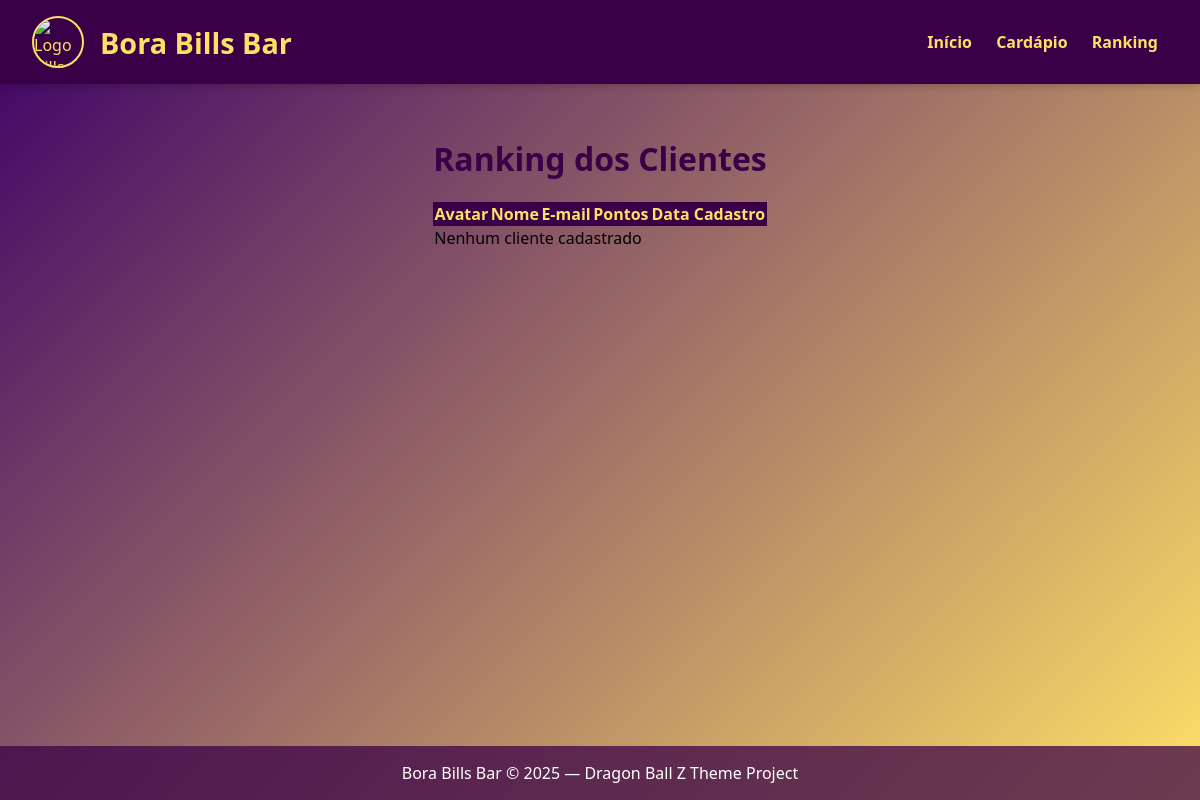
The app's page /clientes/ranking/, older data.
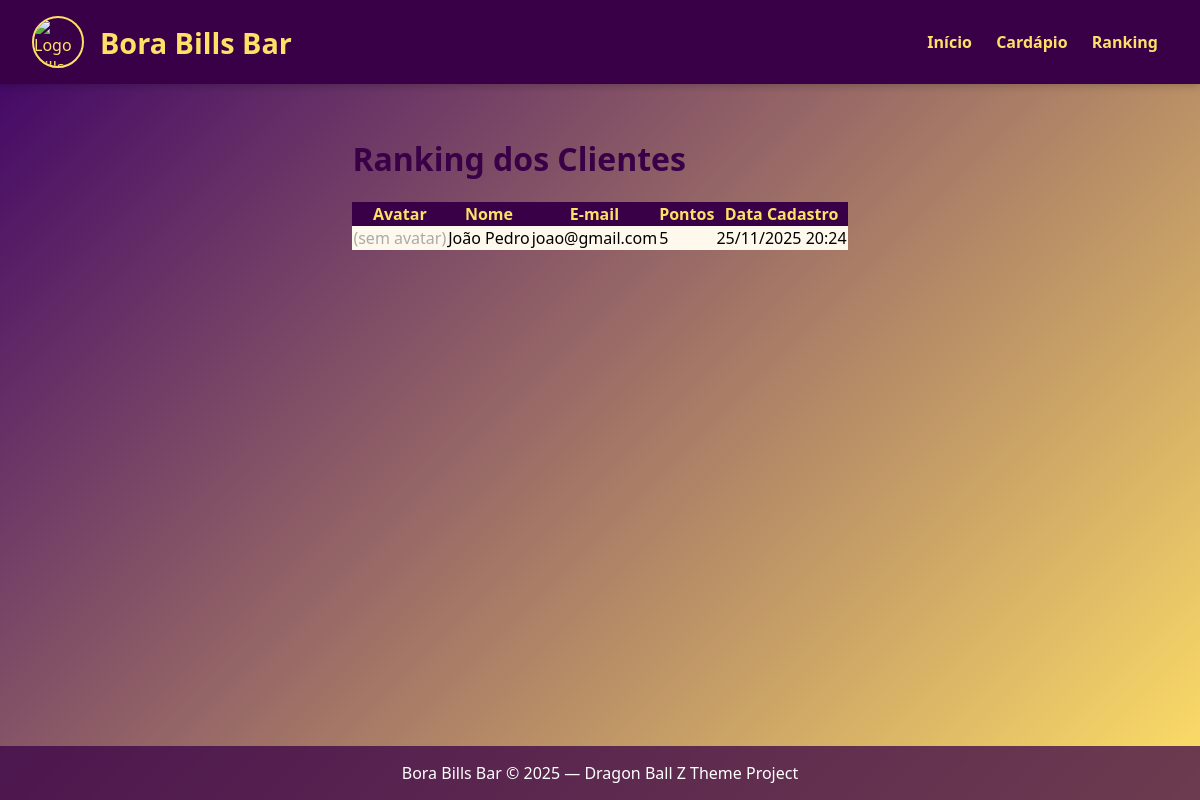
The same page, newer data.
### clientes/models.py (models this page shows, shortened)
class Cliente(models.Model):
  nome = models.CharField('nome', max_length=80)
  email = models.EmailField('email',unique=True)
  data_cadastro = models.DateTimeField('Data de Cadastro',auto_now_add=True)
  pontos = models.PositiveIntegerField('Ponto',default=0)
  avatar = models.URLField('Avatar(URL)', blank=True, null=True)

### clientes/views.py (the view)
# urls.py: path('ranking/', lista_clientes, name='ranking_clientes'),
def lista_clientes(request):
    clientes = Cliente.objects.order_by('-pontos', 'nome')
    return render(request, 'clientes/lista_clientes.html',
        {'clientes' : clientes})

### clientes/templates/clientes/lista_clientes.html
{% extends 'menu/base.html' %}
{% block content %}
<h1>Ranking dos Clientes</h1>
<table style="width: 100%; border-collapse:collapse;">
    <tr style="background: #390048; color:#ffe066">
        <th>Avatar</th>
        <th>Nome</th>
        <th>E-mail</th>
        <th>Pontos</th>
        <th>Data Cadastro</th>
    </tr>
    {% for cliente in clientes %}
    <tr style="background: #fff9ed;">
        <td>
            {% if cliente.avatar %}
                <img src="{{ cliente.avatar }}" width="40"
                    style="border-radius: 50%; border: 2px solid #390048;">
            {% else %}
                <span style="color: #aaa;">(sem avatar)</span>
            {% endif %}
        </td>
        <td>{{ cliente.nome }}</td>
        <td>{{ cliente.email }}</td>
        <td>{{ cliente.pontos }}</td>
        <td>{{ cliente.data_cadastro|date:"d/m/Y H:i" }}</td>
    </tr>
    {% empty %}
    <tr>
        <td colspan="5">Nenhum cliente cadastrado</td>
    </tr>
    {% endfor %}
</table>
{% endblock %}

### menu/templates/menu/base.html (shortened to what this page needs)
<!DOCTYPE html>
{% load static %}
<html lang="pt-br">
<head>
</head>
<body>
  <nav class="navbar">
    <div class="navbar-logo">
    <img src="{% static 'menu/bills01.png' %}" alt="Logo Bills">
    <span style="font-size: 1.8rem; font-weight: bold;">Bora Bills Bar</span>
  </div>
    <div class="navbar-links">
      <a href="{% url 'home' %}">Início</a>
      <a href="{% url 'cardapio' %}">Cardápio</a>
      <a href="{% url 'ranking_clientes' %}">Ranking</a>
    </div>
  </nav>
    <div class="container">
    {% block content %}
    {% endblock %}
    </div>
    <div class="footer">
      Bora Bills Bar &copy; 2025 &mdash; Dragon Ball Z Theme Project
    </div>
  </body>
</html>

### menu/templates/menu/base.html (style rules this page uses)
html, body { height: 100%; min-height: 100vh; margin: 0; padding: 0; background: linear-gradient(135deg, #3d0066 0%, #ffe066 100%); }
body { font-family: 'Segoe UI', sans-serif; min-height: 100vh; display: flex; flex-direction: column; }
.navbar { display: flex; align-items: center; justify-content: space-between; background-color: #390048; padding: 1rem 2rem; color: #ffe066; box-shadow: 0 2px 8px #0003; }
.navbar-logo { display: flex; align-items: center; gap: 1rem; }
.navbar-logo img { width: 48px; height: 48px; border-radius: 50%; border: 2px solid #ffe066; }
.navbar-links a { color: #ffe066; text-decoration: none; margin: 0 10px; font-weight: bold; transition: color 0.2s; }
.container { max-width: 900px; margin: 2rem auto; height: 100%; }
h1, h2 { color: #390048; }
.footer { margin-top: auto; padding: 1rem; text-align: center; color: #fff; background: #390048bb; }

Row changes from the older to the newer data that the page shows:
added Cliente: shows "(sem avatar)", nome "João Pedro", email "joao@gmail.com", pontos "5", data_cadastro "25/11/2025 20:24"
Text that changed along with them:
text no longer shown: "Nenhum cliente cadastrado"
